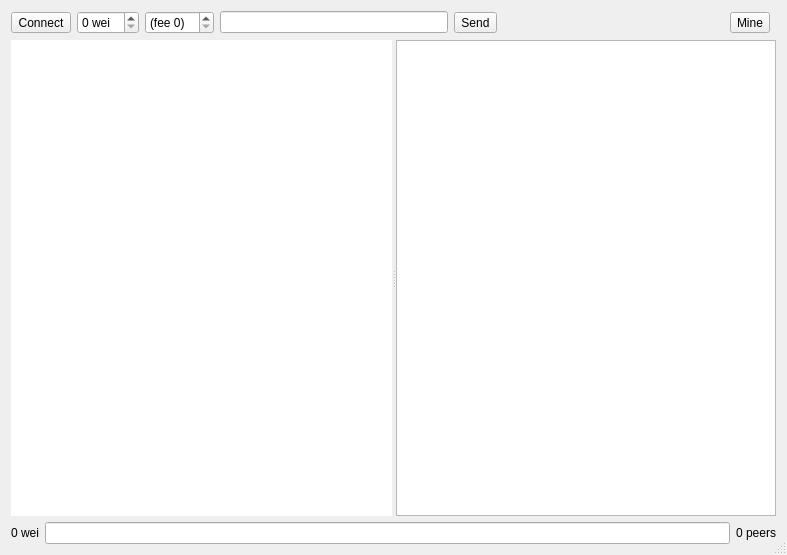
<?xml version="1.0" encoding="UTF-8"?>
<ui version="4.0">
 <class>Main</class>
 <widget class="QDialog" name="Main">
  <property name="geometry">
   <rect>
    <x>0</x>
    <y>0</y>
    <width>787</width>
    <height>555</height>
   </rect>
  </property>
  <property name="windowTitle">
   <string>Main</string>
  </property>
  <property name="sizeGripEnabled">
   <bool>true</bool>
  </property>
  <layout class="QVBoxLayout" name="verticalLayout">
   <item>
    <widget class="QFrame" name="frame">
     <property name="frameShape">
      <enum>QFrame::NoFrame</enum>
     </property>
     <property name="frameShadow">
      <enum>QFrame::Raised</enum>
     </property>
     <layout class="QHBoxLayout" name="horizontalLayout">
      <property name="margin">
       <number>0</number>
      </property>
      <item>
       <widget class="QToolButton" name="connect">
        <property name="text">
         <string>Connect</string>
        </property>
       </widget>
      </item>
      <item>
       <widget class="QSpinBox" name="value">
        <property name="suffix">
         <string> wei</string>
        </property>
       </widget>
      </item>
      <item>
       <widget class="QSpinBox" name="fee">
        <property name="suffix">
         <string>)</string>
        </property>
        <property name="prefix">
         <string>(fee </string>
        </property>
       </widget>
      </item>
      <item>
       <widget class="QLineEdit" name="destination"/>
      </item>
      <item>
       <widget class="QToolButton" name="send">
        <property name="text">
         <string>Send</string>
        </property>
       </widget>
      </item>
      <item>
       <spacer name="horizontalSpacer">
        <property name="orientation">
         <enum>Qt::Horizontal</enum>
        </property>
        <property name="sizeHint" stdset="0">
         <size>
          <width>205</width>
          <height>20</height>
         </size>
        </property>
       </spacer>
      </item>
      <item>
       <widget class="QToolButton" name="mine">
        <property name="text">
         <string>Mine</string>
        </property>
        <property name="checkable">
         <bool>true</bool>
        </property>
       </widget>
      </item>
      <item>
       <widget class="QWidget" name="mineProgress" native="true"/>
      </item>
     </layout>
    </widget>
   </item>
   <item>
    <widget class="QSplitter" name="splitter">
     <property name="sizePolicy">
      <sizepolicy hsizetype="Expanding" vsizetype="MinimumExpanding">
       <horstretch>0</horstretch>
       <verstretch>0</verstretch>
      </sizepolicy>
     </property>
     <property name="orientation">
      <enum>Qt::Horizontal</enum>
     </property>
     <widget class="QListView" name="accounts">
      <property name="frameShape">
       <enum>QFrame::NoFrame</enum>
      </property>
     </widget>
     <widget class="QTextEdit" name="transactions">
      <property name="readOnly">
       <bool>true</bool>
      </property>
     </widget>
    </widget>
   </item>
   <item>
    <widget class="QWidget" name="widget_2" native="true">
     <layout class="QHBoxLayout" name="horizontalLayout_2">
      <property name="margin">
       <number>0</number>
      </property>
      <item>
       <widget class="QLabel" name="balance">
        <property name="text">
         <string>0 wei</string>
        </property>
       </widget>
      </item>
      <item>
       <widget class="QLineEdit" name="address"/>
      </item>
      <item>
       <widget class="QLabel" name="peers">
        <property name="text">
         <string>0 peers</string>
        </property>
       </widget>
      </item>
     </layout>
    </widget>
   </item>
  </layout>
 </widget>
 <layoutdefault spacing="6" margin="11"/>
 <resources/>
 <connections/>
</ui>
